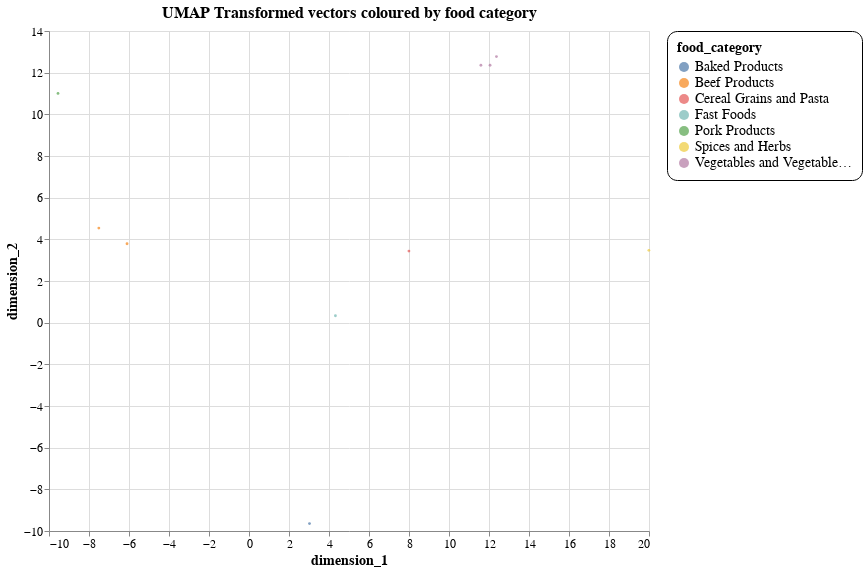

The notebook cell this image was saved under:
### Code cell
umap_df.head()



import altair as alt
alt.Chart(umap_df.head(10)).mark_circle(size=8).encode(x="dimension_1", y="dimension_2", color="food_category:N").properties(
    width=600, height=500, title="UMAP Transformed vectors coloured by food category"
).configure_title(
    fontSize=16,
    anchor="middle",
).configure_legend(
    strokeColor="black",
    padding=10,
    cornerRadius=10,
    labelFontSize=14,
    titleFontSize=14,
).configure_axis(
    titleFontSize=14, labelFontSize=12
)

### Figure 1 — Vega-Lite specification as saved in the notebook (floating-point values rounded to 4 significant figures)
{"config": {"view": {"continuousWidth": 300, "continuousHeight": 300}, "axis": {"labelFontSize": 12, "titleFontSize": 14}, "legend": {"cornerRadius": 10, "labelFontSize": 14, "padding": 10, "strokeColor": "black", "titleFontSize": 14}, "title": {"anchor": "middle", "fontSize": 16}}, "data": {"name": "data-17443f35a722155a4fa937c34a3753de"}, "mark": {"type": "circle", "size": 8}, "encoding": {"color": {"field": "food_category", "type": "nominal"}, "x": {"field": "dimension_1", "type": "quantitative"}, "y": {"field": "dimension_2", "type": "quantitative"}}, "height": 500, "title": "UMAP Transformed vectors coloured by food category", "width": 600, "$schema": "https://vega.github.io/schema/vega-lite/v5.20.1.json", "datasets": {"data-17443f35a722155a4fa937c34a3753de": [{"dimension_1": -7.508, "dimension_2": 4.542, "description": "Beef, ground, 93% lean meat / 7% fat, raw", "food_category": "Beef Products", "calories": 152.0}, {"dimension_1": -9.55, "dimension_2": 11.0, "description": "Pork, cured, ham, slice, bone-in, separable lean and fat, heated, pan-broil", "food_category": "Pork Products", "calories": 181.0}, {"dimension_1": -6.099, "dimension_2": 3.788, "description": "Beef, short loin, t-bone steak, bone-in, separable lean only, trimmed to 1/8\" fat, all grades, raw", "food_category": "Beef Products", "calories": 153.0}, {"dimension_1": 4.321, "dimension_2": 0.3335, "description": "PAPA JOHN'S 14\" Cheese Pizza, Original Crust", "food_category": "Fast Foods", "calories": 260.0}, {"dimension_1": 7.996, "dimension_2": 3.436, "description": "Wheat flour, white, tortilla mix, enriched", "food_category": "Cereal Grains and Pasta", "calories": 405.0}, {"dimension_1": 11.59, "dimension_2": 12.35, "description": "Sesbania flower, cooked, steamed, without salt", "food_category": "Vegetables and Vegetable Products", "calories": 22.0}, {"dimension_1": 12.05, "dimension_2": 12.35, "description": "Tomato powder", "food_category": "Vegetables and Vegetable Products", "calories": 302.0}, {"dimension_1": 12.37, "dimension_2": 12.77, "description": "Sweet potato, canned, syrup pack, drained solids", "food_category": "Vegetables and Vegetable Products", "calories": 108.0}, {"dimension_1": 3.026, "dimension_2": -9.644, "description": "Cookies, Marie biscuit", "food_category": "Baked Products", "calories": 406.0}, {"dimension_1": 19.99, "dimension_2": 3.472, "description": "Spices, savory, ground", "food_category": "Spices and Herbs", "calories": 272.0}]}}
